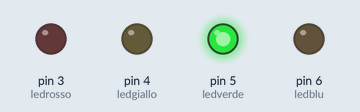
The sketch below on a simulated Arduino Uno, built with avr-gcc and run on an emulated ATmega328P. Parts: output pins drawn as LEDs (lit = HIGH). What the sketch prints to the serial monitor is not drawn.

Above: at 2.0 s.
At 6.0 s:
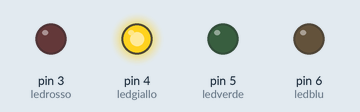
At 10.0 s:
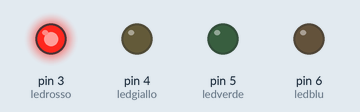
At 12.2 s:
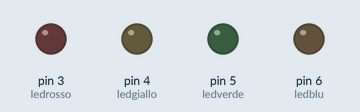
Timing chart, 0 to 16.3 s (numbered marks = the images above):
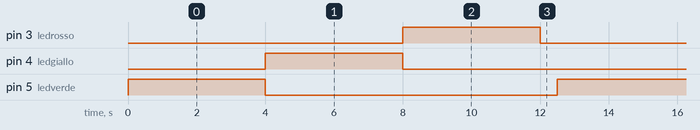

The sketch:

Es_millis.ino
```cpp
int ledrosso = 3;
int ledgiallo = 4;
int ledverde = 5;
int ledblu = 6;
int tempodapassare = 4000;
int tempodapassare2 = 500;
int tempo_ora2;

unsigned long tempo_ora;

void setup() {

  Serial.begin (9600);
  pinMode(ledrosso, OUTPUT);
  pinMode(ledgiallo, OUTPUT);
  pinMode(ledverde, OUTPUT);
  pinMode(ledblu, OUTPUT);

}

void loop() {


  Serial.println("Inizia il firmware");
  Serial.println("Accendo il semaforo");
  digitalWrite(ledverde, HIGH);

  tempo_ora = millis();

  while (millis() < tempo_ora + tempodapassare) {
    if (millis() >= tempo_ora2 + tempodapassare2) {
      tempo_ora2 += tempodapassare2;
      Serial.print(".");
    }
  }

  Serial.println("");
  Serial.print("Accendo il giallo");
  Serial.println("");

  digitalWrite(ledverde, LOW);
  digitalWrite(ledgiallo, HIGH);

  tempo_ora = millis();

  while (millis() < tempo_ora + tempodapassare) {
    if (millis() >= tempo_ora2 + tempodapassare2) {
      tempo_ora2 += tempodapassare2;
      Serial.print(".");
    }
  }

  digitalWrite(ledgiallo, LOW);

  Serial.println("");
  Serial.print("Accendo il rosso");
  Serial.println("");

  digitalWrite(ledrosso, HIGH);

  tempo_ora = millis();

  while (millis() < tempo_ora + tempodapassare) {
    if (millis() >= tempo_ora2 + tempodapassare2) {
      tempo_ora2 += tempodapassare2;
      Serial.print(".");
    }
  }

  digitalWrite(ledrosso, LOW);

  Serial.println("");

  Serial.println("Aspetto prima di iniziare di nuovo");
  tempo_ora = millis();

  while (millis() < tempo_ora + tempodapassare2) {
    if (millis() >= tempo_ora2 + tempodapassare2) {
      tempo_ora2 += tempodapassare2;
      Serial.print(".");
    }
  }
  Serial.println("");

}
```

Measured:
- by itself, pin 3 (ledrosso), pin 4 (ledgiallo), pin 5 (ledverde): alternates HIGH for 4.0 s and LOW for 8.5 s
- by itself, everything shown: repeats every 12.5 s, in 4 steps
